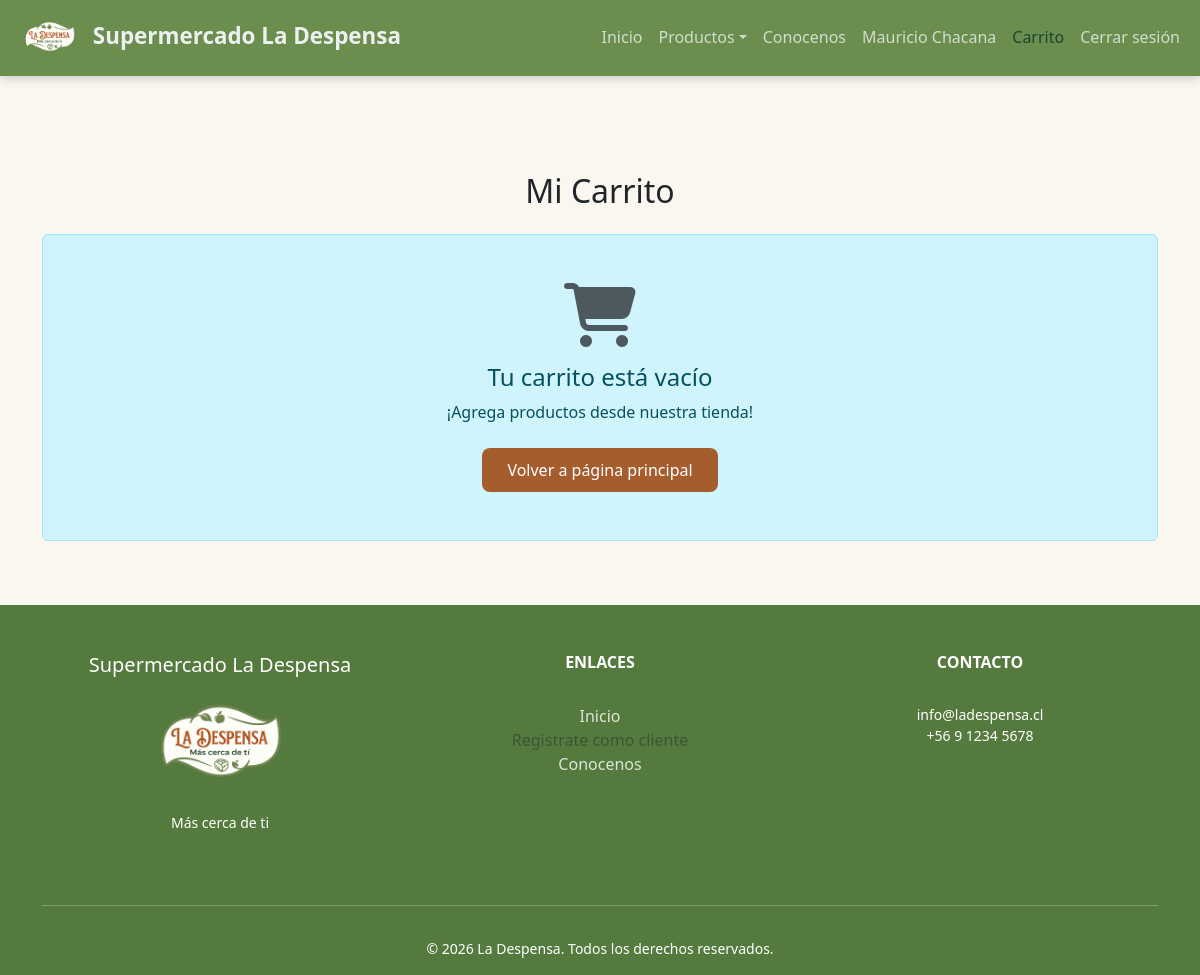
/carrito/ (signed in), run on an earlier commit of the app's database.
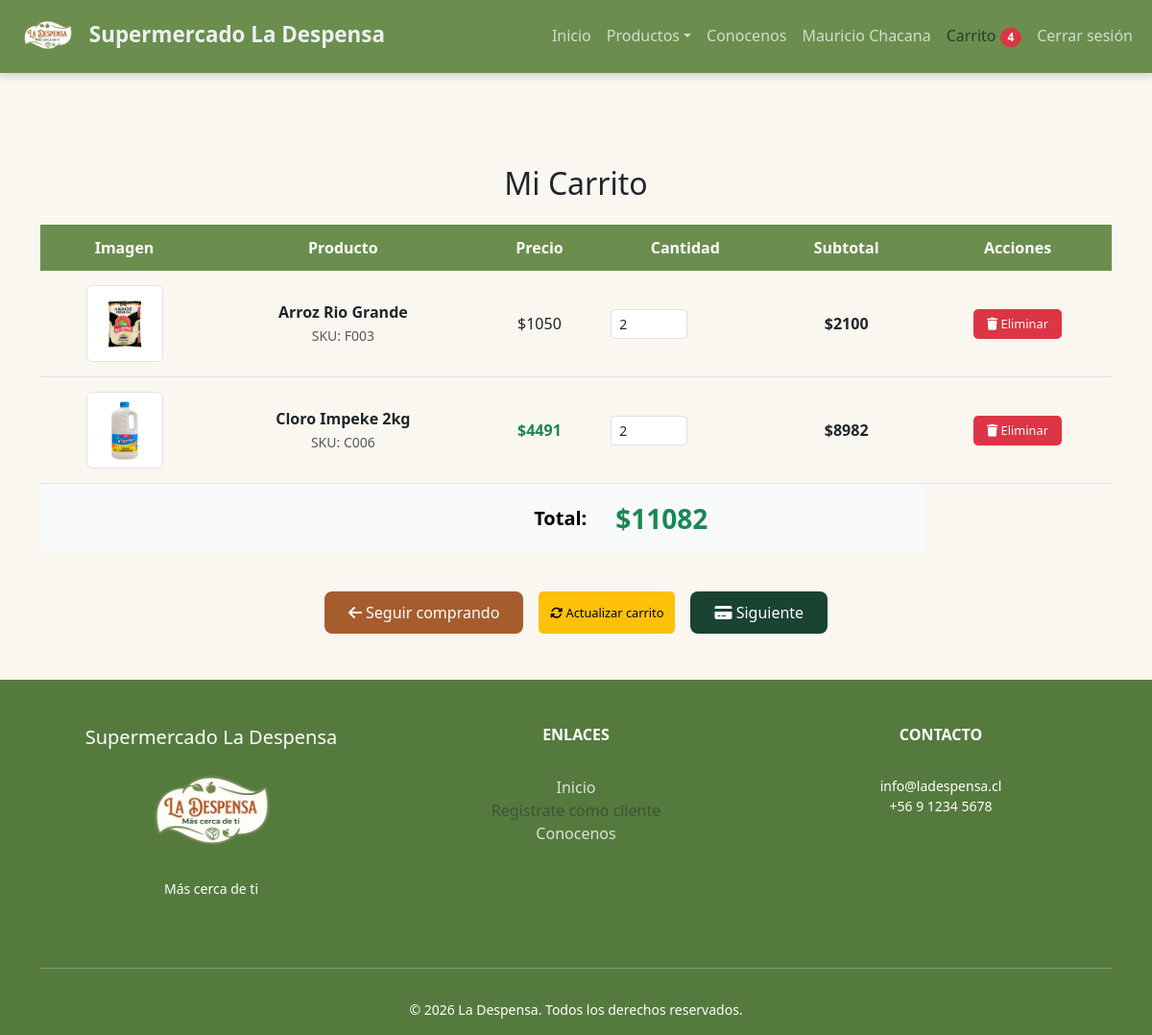
And on a later commit of the database.
### supermercado/models.py (models this page shows, shortened)
class CarritoItem(models.Model):
    carrito = models.ForeignKey(Carrito, on_delete=models.CASCADE, related_name='items')
    producto = models.ForeignKey(Producto, on_delete=models.CASCADE)
    cantidad = models.PositiveIntegerField(default=1)
    agregado_en = models.DateTimeField(auto_now_add=True)
    class Meta:
        verbose_name = 'Item del carrito'
        verbose_name_plural = 'Items del carrito'
        unique_together = ['carrito', 'producto']  # Evita duplicados
    def get_subtotal(self):
        return self.cantidad * self.producto.precio
    def get_precio_con_descuento(self):
        if self.producto.mostrar_en_index:
            return int(self.producto.precio * 0.9)  # 10% de descuento
        return self.producto.precio
    def get_subtotal_con_descuento(self):
        return self.cantidad * self.get_precio_con_descuento()

class Producto(models.Model):
    id_producto = models.AutoField(primary_key=True)
    codigo = models.CharField(max_length=20, unique=True)
    nombre = models.CharField(max_length=100)
    descripcion = models.TextField(blank=True, null=True)
    precio = models.IntegerField()
    stock = models.IntegerField(default=0)
    categoria = models.ForeignKey(Categoria, on_delete=models.CASCADE)
    imagen = models.ImageField(upload_to='productos/', null=True, blank=True)
    fecha_registro = models.DateTimeField(auto_now_add=True)
    fecha_actualizacion = models.DateTimeField(auto_now=True)
    mostrar_en_index = models.BooleanField(default=False, help_text="Marcar para mostrar en inicio")
    class Meta:
        verbose_name = 'Producto'
        verbose_name_plural = 'Productos'
        ordering = ['nombre']

### supermercado/views.py (the view)
# urls.py: path('carrito/', views.ver_carrito, name='ver_carrito'),
@login_required
def ver_carrito(request):
    carrito, created = Carrito.objects.get_or_create(usuario=request.user)
    items = carrito.items.all()
    total = 0
    for item in items:
        if item.producto.mostrar_en_index:
            total += item.cantidad * int(item.producto.precio * 0.9)
        else:
            total += item.get_subtotal()
    context = {
        'items': items,
        'total': total,
        'cantidad_items': carrito.get_cantidad_items()
    }
    return render(request, 'vistas_cliente/carrito.html', context)

### supermercado/autenticacion_login.py (called while the page is built)
    def get_user(self, user_id):
        try:
            return User.objects.get(pk=user_id)
        except User.DoesNotExist:
            return None

### supermercado/context_processors.py (called while the page is built)
def usuario_context(request):
    return {
        'user': request.user
    }

def carrito_context(request):
    cantidad_items = 0
    if request.user.is_authenticated and not request.user.is_staff:
        carrito, created = Carrito.objects.get_or_create(usuario=request.user)
        cantidad_items = carrito.get_cantidad_items()
    return {
        'cantidad_items': cantidad_items
    }

### supermercado/models.py (called while the page is built)
    def get_cantidad_items(self):
        return sum(item.cantidad for item in self.items.all())

### supermercado/templates/vistas_cliente/carrito.html (shortened to what this page needs)
{% load static %}
<!DOCTYPE html>
<html lang="es">
<head>
    <link href="https://cdn.jsdelivr.net/npm/bootstrap@5.3.2/dist/css/bootstrap.min.css" rel="stylesheet">
    <link rel="stylesheet" href="https://cdnjs.cloudflare.com/ajax/libs/font-awesome/6.5.1/css/all.min.css">
    <link rel="stylesheet" href="{% static 'css/design.css' %}">
</head>
<body>
<nav class="navbar navbar-expand-lg mi-nav-personalizada fixed-top">
    <div class="container-fluid">
        <a class="navbar-brand" href="{% url 'index' %}">
            <img src="{% static 'imagenes/imagenes_propaganda/la_desp_logo.png' %}" alt="" id="logo">
            <span class="texto_marca">Supermercado La Despensa</span>
        </a>
        <div class="collapse navbar-collapse" id="navbarNav">
            <ul class="navbar-nav ms-auto">
                <li class="nav-item"><a class="nav-link" href="{% url 'index' %}">Inicio</a></li>
                <li class="nav-item dropdown ">
                    <a class="nav-link dropdown-toggle " href="#" role="button" data-bs-toggle="dropdown">Productos</a>
                </li>
                <li class="nav-item"><a class="nav-link" href="{% url 'conocenos' %}">Conocenos</a></li>
                {% if user.is_authenticated and not user.is_staff %}
                    <li class="nav-item"><a class="nav-link" href="{% url 'perfil_cli' %}">{{ user.first_name }} {{ user.last_name }}</a></li>
                    <li class="nav-item">
                        <a class="nav-link active" href="{% url 'ver_carrito' %}">
                             Carrito
                            {% if cantidad_items > 0 %}
                                <span class="badge bg-danger rounded-pill">{{ cantidad_items }}</span>
                            {% endif %}
                        </a>
                    </li>
                    <li class="nav-item"><a class="nav-link" href="{% url 'logout' %}">Cerrar sesión</a></li>
                {% endif %}
            </ul>
        </div>
    </div>
</nav>
<div class="container mt-5 pt-5">
    <div class="row">
        <div class="col-12">
            <h2 class="mb-4 text-center"> Mi Carrito</h2>
            {% if items %}
                <form method="POST" action="{% url 'actualizar_todo_carrito' %}" id="formCarrito">
                    <div class="table-responsive">
                        <table class="carrito-tabla">
                            <thead>
                                <tr>
                                    <th>Imagen</th>
                                    <th>Producto</th>
                                    <th>Precio</th>
                                    <th>Cantidad</th>
                                    <th>Subtotal</th>
                                    <th>Acciones</th>
                                </tr>
                            </thead>
                            <tbody>
                                {% for item in items %}
                                <tr>
                                    <td data-label="Imagen">
                                        {% if item.producto.imagen %}
                                            <img src="{{ item.producto.imagen.url }}" alt="{{ item.producto.nombre }}" class="img-thumbnail" style="max-width: 80px;">
                                        {% else %}
                                            <div class="bg-secondary text-white d-flex align-items-center justify-content-center" style="width: 80px; height: 80px;">
                                                Imagen no disponible
                                            </div>
                                        {% endif %}
                                    </td>
                                    <td data-label="Producto">
                                        <strong>{{ item.producto.nombre }}</strong><br>
                                        <small class="text-muted">SKU: {{ item.producto.codigo }}</small>
                                    </td>
                                    <td data-label="Precio">
                                        {% if item.producto.mostrar_en_index %}
                                            <strong class="text-success">${{ item.get_precio_con_descuento }}</strong>
                                        {% else %}
                                            ${{ item.producto.precio }}
                                        {% endif %}
                                    </td>
                                    <td data-label="Cantidad">
                                        <input type="number" name="cantidad_{{ item.id }}" value="{{ item.cantidad }}" min="0" style="width: 80px;" class="form-control form-control-sm">
                                    </td>
                                    <td data-label="Subtotal" class="fw-bold">
                                        {% if item.producto.mostrar_en_index %}
                                            ${{ item.get_subtotal_con_descuento }}
                                        {% else %}
                                            ${{ item.get_subtotal }}
                                        {% endif %}
                                    </td>
                                    <td data-label="Acciones">
                                        <a href="{% url 'eliminar_del_carrito' item.id %}" class="btn-eliminar" onclick="return confirm('¿Eliminar este producto?')">
                                            <i class="fas fa-trash"></i> Eliminar
                                        </a>
                                    </td>
                                </tr>
                                {% endfor %}
                            </tbody>
                            <tfoot>
                                <tr class="table-success">
                                    <td colspan="3" class="text-end fw-bold fs-5">Total:</td>
                                    <td colspan="2" class="fw-bold fs-3 text-success">${{ total }}</td>
                                </tr>
                            </tfoot>
                        </table>
                    </div>
                    <div class="d-flex flex-wrap justify-content-center gap-3 mt-4">
                        <a href="{% url 'index' %}" class="btn-seguir">
                            <i class="fas fa-arrow-left"></i> Seguir comprando
                        </a>
                        <button type="submit" class="btn-actualizar">
                            <i class="fas fa-sync-alt"></i> Actualizar carrito
                        </button>
                        <a href="{% url 'revisionPedido' %}" class="btn-pagar">
                            <i class="fas fa-credit-card"></i> Siguiente
                        </a>
                    </div>
                </form>
            {% else %}
                <div class="alert alert-info text-center p-5">
                    <i class="fas fa-shopping-cart fa-4x mb-3 text-muted"></i>
                    <h4>Tu carrito está vacío</h4>
                    <p>¡Agrega productos desde nuestra tienda!</p>
                    <a href="{% url 'index' %}" class="btn-seguir mt-2">Volver a página principal</a>
                </div>
            {% endif %}
        </div>
    </div>
</div>
<footer class="footer-custom mt-5">
    <div class="container text-center">
        <div class="row py-4">
            <div class="col-md-4 mb-3">
                <br>
                <h5 class="footer-brand">Supermercado La Despensa</h5>
                <img src="{% static 'imagenes/imagenes_propaganda/la_desp_logo.png' %}" alt="Logo" class="footer-logo mb-2">
                <p class="small">Más cerca de ti</p>
            </div>
            <div class="col-md-4 mb-3">
                <br>
                <h6 class="text-uppercase fw-bold">Enlaces</h6>
                <ul class="list-unstyled">
                    <br>
                    <li><a href="{% url 'index' %}" class="footer-link">Inicio</a></li>
                    {% if not user.is_authenticated %}
                        <li><a href="{% url 'crearUsuario' %}" class="footer-link">Registrate como cliente</a></li>
                    {% else %}
                        <li><span class="footer-link text-muted" style="cursor: not-allowed; opacity: 0.6;">Registrate como cliente</span></li>
                    {% endif %}
                    <li><a href="{% url 'conocenos' %}" class="footer-link">Conocenos</a></li>
                </ul>
            </div>
            <div class="col-md-4 mb-3">
                <br>
                <h6 class="text-uppercase fw-bold">Contacto</h6>
                <br>
                <p class="small mb-0">info@ladespensa.cl</p>
                <p class="small">+56 9 1234 5678</p>
            </div>
        </div>
        <hr class="footer-divider">
        <div class="py-3">
            <p class="small mb-0">&copy; 2026 La Despensa. Todos los derechos reservados.</p>
        </div>
    </div>
</footer>
</body>
</html>

### supermercado/estatico/css/design.css (style rules this page uses)
body { padding-top: 76px; background-color: #F9F7F0; flex-direction: column; min-height: 100vh; margin: 0; display: flex; }
.mi-nav-personalizada { background-color: #6B8E4E !important; box-shadow: 0 2px 10px rgba(0,0,0,0.2); }
.mi-nav-personalizada .navbar-brand { color: #ecf0f1 !important; font-weight: bold; font-size: 1.4rem; }
.mi-nav-personalizada .nav-link { color: rgba(236, 240, 241, 0.8) !important; border-bottom: 2px solid transparent; transition: all 0.3s ease; }
.mi-nav-personalizada .nav-link.active { color: #1A4331 !important; font-weight: 500; }
.mi-nav-personalizada #logo { height: 50px; width: auto; }
.footer-custom { flex-shrink: 0; background-color: #557a3e !important; color: #ffffff; width: 100%; }
.footer-link { color: rgba(255, 255, 255, 0.8); text-decoration: none; transition: 0.3s; }
.footer-logo { width: 50%; height: auto; }
.carrito-tabla { width: 100%; margin-bottom: 1rem; border-collapse: collapse; }
.carrito-tabla thead th { background-color: #6B8E4E; color: white; padding: 12px; text-align: center; font-weight: 600; border: none; }
.carrito-tabla tbody td { padding: 15px 10px; vertical-align: middle; text-align: center; border-bottom: 1px solid #dee2e6; }
.carrito-tabla tfoot td { padding: 15px; background-color: #f8f9fa; font-weight: bold; }
.btn-seguir { background-color: #A65D2E; color: white; padding: 10px 25px; border-radius: 8px; text-decoration: none; display: inline-block; font-weight: 500; transition: all 0.3s; border: none; text-align: center; }
.btn-pagar { background-color: #1a4331; color: white; padding: 10px 25px; border-radius: 8px; text-decoration: none; display: inline-block; font-weight: 500; transition: all 0.3s; border: none; text-align: center; }
.btn-eliminar { background-color: #dc3545; color: white; border: none; padding: 6px 14px; border-radius: 5px; font-size: 0.8rem; text-decoration: none; display: inline-block; transition: all 0.2s; }
.btn-actualizar { background-color: #ffc107; color: black; border: none; padding: 6px 14px; border-radius: 5px; font-size: 0.8rem; transition: all 0.2s; }
.btn-actualizar { background-color: #ffc107; color: black; border: none; padding: 5px 12px; border-radius: 5px; font-size: 0.8rem; transition: all 0.2s; }

What changed in the data, as far as the page shows it:
added CarritoItem: producto.imagen (picture), producto.nombre "Arroz Rio Grande", producto.codigo "F003", producto.precio "1050", cantidad "2", get_subtotal "2100"
added CarritoItem: producto.imagen (picture), producto.nombre "Cloro Impeke 2kg", producto.codigo "C006", get_precio_con_descuento "4491", cantidad "2", get_subtotal_con_descuento "8982"
Also different on the page:
{{ cantidad_items }}: (not shown) → "4"
{{ total }}: (not shown) → "11082"
text no longer shown: "Tu carrito está vacío ¡Agrega productos desde nuestra tienda! Volver a página principal"
text now shown: "Imagen Producto Precio Cantidad Subtotal Acciones Total: $ Seguir comprando Actualizar carrito Siguiente"
